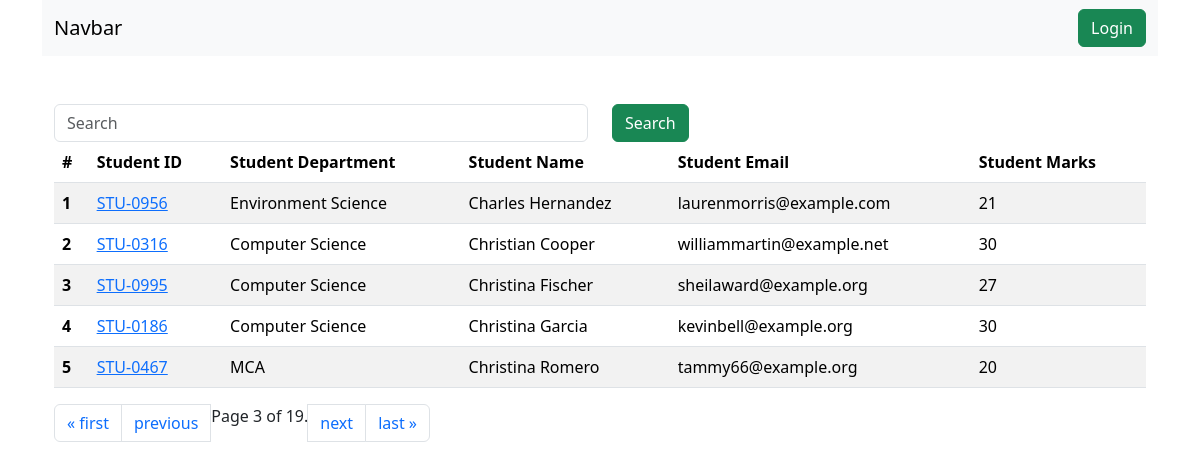
Page /student/?page=3 on the committed database.
### vege/models.py (models this page shows, shortened)
class Student(models.Model):
  department = models.ForeignKey(Department, related_name='depart', on_delete=models.CASCADE)
  student_id = models.OneToOneField(StudentID, related_name='studentid', on_delete=models.CASCADE)
  student_name = models.CharField(max_length=100)
  student_email = models.EmailField(unique=True)
  student_age = models.IntegerField(default=18)
  student_address = models.TextField()
  is_deleted = models.BooleanField(default=False)
  objects = StudentManager()
  admin_objects = models.Manager()
  class Meta:
    ordering = ['student_name']
    verbose_name = "student"

class StudentID(models.Model):
  student_id = models.CharField(max_length=100)
  def __str__(self):
    return self.student_id

class Department(models.Model):
  department = models.CharField(max_length=100)
  class Meta:
    ordering = ['department']

### vege/views.py (the view, shortened to what this page needs)
# urls.py: path('student/', get_student, name='get_student'),
def get_student(request):
  queryset = Student.objects.all()
  paginator = Paginator(queryset, 5)  # Show 5 contacts per page.
  page_number = request.GET.get("page")
  page_obj = paginator.get_page(page_number)
  print(page_obj)
  return render(request, 'report/student.html', context={'queryset': page_obj})

### vege/models.py (called while the page is built)
  def get_queryset(self):
    return super().get_queryset().filter(is_deleted = False)

### vege/templates/report/student.html (shortened to what this page needs)
{% extends "base.html" %}
{% load static %}
{% block start %}
<div class="container mt-5">
  <form action="">
    <div class="row">
    <div class="col-md-6">
      <input class="form-control" name='search' type="text" placeholder="Search" >
    </div>
    <div class="col-md-6">
      <button class="btn btn-success">Search</button>
    </div>
  </div>
  </form>
  <table class="table table-striped">
    <thead>
      <tr>
        <th scope="col">#</th>
        <th scope="col">Student ID</th>
        <th scope="col">Student Department</th>
        <th scope="col">Student Name</th>
        <th scope="col">Student Email</th>
        <th scope="col">Student Marks</th>
      </tr>
    </thead>
    <tbody>
      {% for student in queryset %}
      <tr>
        <th scope="row">{{ forloop.counter }}</th>
        <td><a href="{% url "see_marks" student.student_id %}">{{student.student_id}}</a></td>
        <td>{{student.department.department}}</td>
        <td>{{student.student_name}}</td>
        <td>{{student.student_email}}</td>
        <td>{{student.student_age}}</td>
      </tr>
      {% endfor %}
    </tbody>
  </table>
  <nav aria-label="Page navigation example">
    <ul class="pagination">
        {% if queryset.has_previous %}
        <li class="page-item"><a class="page-link" href="?page=1">&laquo; first</a></li>
        <li class="page-item"><a class="page-link" href="?page={{ queryset.previous_page_number }}">previous</a></li>
        {% endif %}
        <span class="current">
            Page {{ queryset.number }} of {{ queryset.paginator.num_pages }}.
        </span>
        {% if queryset.has_next %}
        <li class="page-item"><a class="page-link" href="?page={{ queryset.next_page_number }}">next</a></li>
        <li class="page-item"><a class="page-link" href="?page={{ queryset.paginator.num_pages }}">last &raquo;</a></li>
        {% endif %}
</div>
{% endblock %}

### rows in the picture
Student: student_id "STU-0956", department.department "Environment Science", student_name "Charles Hernandez", student_email "laurenmorris@example.com", student_age "21"
Student: student_id "STU-0316", department.department "Computer Science", student_name "Christian Cooper", student_email "williammartin@example.net", student_age "30"
Student: student_id "STU-0995", department.department "Computer Science", student_name "Christina Fischer", student_email "sheilaward@example.org", student_age "27"
Student: student_id "STU-0186", department.department "Computer Science", student_name "Christina Garcia", student_email "kevinbell@example.org", student_age "30"
Student: student_id "STU-0467", department.department "MCA", student_name "Christina Romero", student_email "tammy66@example.org", student_age "20"

### other values in the picture
{{ queryset.number }} "3"
{{ queryset.paginator.num_pages }} "19"
